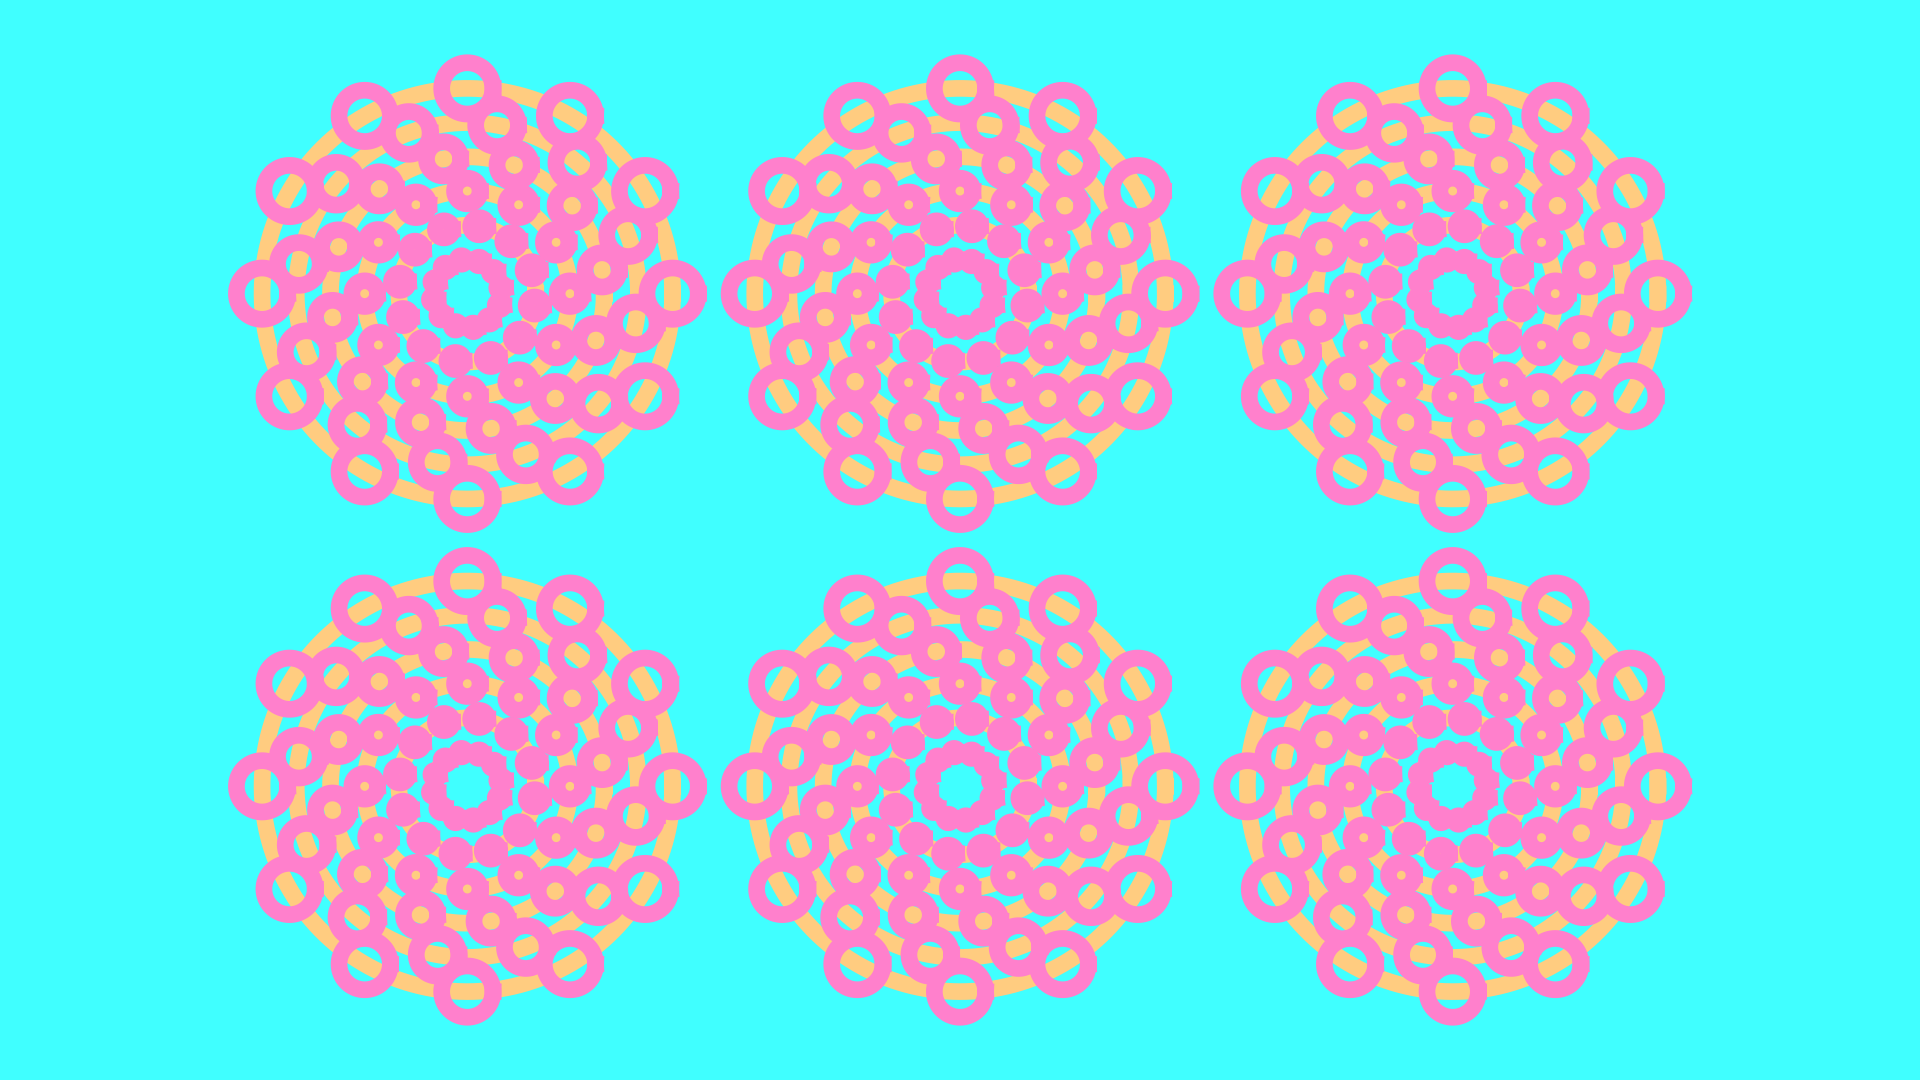

This chart was generated by the following Python code:
from pathlib import Path

import matplotlib.pyplot as plt
import numpy as np


def hsv2rgb(h: float, s: float, v: float) -> str:
    rgb: np.ndarray = np.round(255 * ((np.clip(np.abs(np.modf(h + np.array([0, 2, 1]) / 3)[0] * 6 - 3) - 1, 0, 1) - 1) * s + 1) * v).astype(int)
    return "#" + "".join(f"{i:02x}" for i in rgb)


def main() -> None:
    # config
    fp: Path = Path(__file__).resolve().with_suffix(".png")
    plt.rcParams["figure.dpi"] = 100
    plt.rcParams["figure.figsize"] = [19.2, 10.8]
    bgc: str = hsv2rgb(0.5, 0.75, 1)
    c0: str = hsv2rgb(0.1, 0.5, 1)
    c1: str = hsv2rgb(0.9, 0.5, 1)
    # generate figure
    fig: plt.Figure
    ax: plt.Axes
    fig, ax = plt.subplots()
    # plot
    t: np.ndarray = np.linspace(0, 2*np.pi, 3601, endpoint=True)
    c: np.ndarray = np.cos(t)
    s: np.ndarray = np.sin(t)
    for x in range(3):
        for y in range(2):
            for i in range(6):
                r: float = (1+i)/6
                ax.plot(2.4*x+r*c, 2.4*y+r*s, color=c0, linewidth=12)
            n0: int = 12
            n1: int = 6
            for i in range(n0):
                for j in range(1, 1+n1):
                    l: float = j/n1
                    r0: float = 0.125 * l
                    th: float = 2*np.pi * i/n0 + 1/3 * np.pi * l
                    ax.plot(2.4*x+r0*c+l*np.cos(th), 2.4*y+r0*s+l*np.sin(th), color=c1, linewidth=12)
    # arrange
    #ax.set_xlim(0, 1)
    #ax.set_ylim(0, 1)
    ax.axis("off")
    ax.set_aspect("equal")
    ax.set_facecolor(bgc)
    fig.set_facecolor(bgc)
    fig.tight_layout()
    # output
    fig.savefig(fp)
    plt.cla()
    plt.clf()
    plt.close(fig)
    return None


if __name__ == "__main__":
    main()
